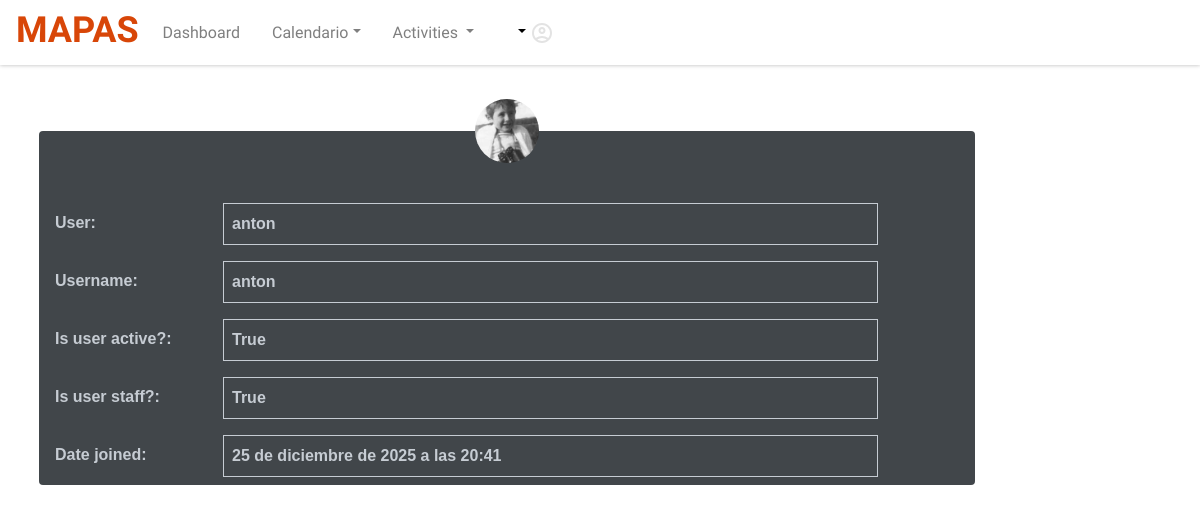
/profile/1 (signed in), run on the app's committed database.
### mapas/models.py (models this page shows)
class User(AbstractUser):
    edad = models.IntegerField(default=None, blank=True, null=True)
    altura = models.FloatField(max_length=20, default=None, blank=True, null=True)
    peso = models.FloatField(max_length=20, default=None, blank=True, null=True)
    fc_reposo = models.FloatField(max_length=20, default=None, blank=True, null=True)
    fc_max = models.FloatField(max_length=20, default=None, blank=True, null=True)
    card_z1 = models.FloatField(max_length=20, default=None, blank=True, null=True)
    card_z2 = models.FloatField(max_length=20, default=None, blank=True, null=True)
    card_z3 = models.FloatField(max_length=20, default=None, blank=True, null=True)
    card_z4 = models.FloatField(max_length=20, default=None, blank=True, null=True)
    pass

### mapas/views.py (the view)
# urls.py: path("profile/<int:user_id>", views.profile, name="profile"),
@login_required
def profile(request, user_id):
    user = User.objects.get(pk=user_id)
    return render(request, "mapas/profile.html", {
        "user": user
    })

### mapas/templates/mapas/profile.html
{% extends 'mapas/layout.html' %}
{% load static %}
{% block body %}
<div class="container-fluid">
    <div class="card profile-card m-3">
        <div class="user-profile">
            <img alt="" src="{% static '/icons/profile_img.jpg' %}" class="mini_img"/>
        </div>
        <div class="card-profile-data">
            <div class="title p-2">
                User:
            </div >
            <div class="content p-2">
                {{ user.username }}
            </div>
        </div>
        <div class="card-profile-data">
            <div class="title p-2">
                Username:
            </div >
            <div class="content p-2">
                {{ user.username }}
            </div>
        </div>
        <div class="card-profile-data">
            <div class="title p-2">
                Is user active?:
            </div >
            <div class="content p-2">
                {{ user.is_active }}
            </div>
        </div>
        <div class="card-profile-data">
            <div class="title p-2">
                Is user staff?:
            </div >
            <div class="content p-2">
                {{ user.is_staff }}
            </div>
        </div>
        <div class="card-profile-data">
            <div class="title p-2">
                Date joined:
            </div >
            <div class="content p-2">
                {{ user.date_joined }}
            </div>
        </div>
    </div>
</div>
{% endblock %}

### mapas/static/mapas/styles.css (style rules this page uses)
body { position: relative; top: 75px; left: 8px; font-family: system-ui, -apple-system, BlinkMacSystemFont, 'Segoe UI', Roboto, Oxygen, Ubuntu, Cantarell, 'Open Sans', 'Helvetica Neue', sans-serif; }
.user-profile { display: flex; justify-content: center; }
.user-profile>img { position: relative; top: -32px; height: 64px; border-radius: 50px; }
.ubuntu-regular { font-family: "Ubuntu", sans-serif; font-weight: 400; font-style: normal; }
.card { border:none; }
.profile-card { position: relative; top: 40px; width: 80%; height: 100%; background-color: #41464a; color:#c6ccd3; }
.card-profile-data { display: flex; flex-direction: row; font-family:'Gill Sans', 'Gill Sans MT', Calibri, 'Trebuchet MS', sans-serif; font-weight: 700; }
.card-profile-data .title { width: 10rem; margin: 8px; }
.card-profile-data .content { border: 1px solid #c6ccd3; width: 70%; margin: 8px; }

### data on the page
User: username "anton", is_active "True", is_staff "True", date_joined "25 de diciembre de 2025 a las 20:41"
